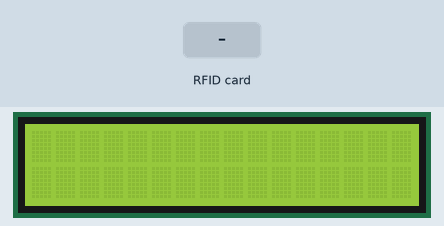
This sketch was run on a simulated Arduino Uno, built with avr-gcc and run on an emulated ATmega328P. Parts: 16×2 character LCD. The test bench sets the inputs (shaded band). What the sketch prints to the serial monitor is not drawn.

Above: at 1.3 s.
1.4 s: RFID card 5E 7A 19 C4 held to the reader
At 2.8 s:
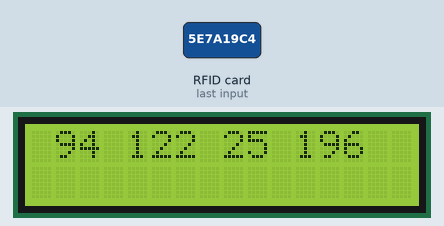
Timing chart, 0 to 4.4 s (numbered marks = the images above; inputs shaded):
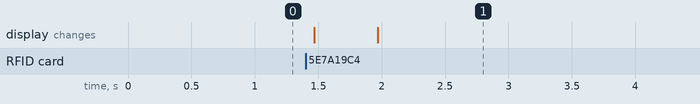

The sketch:

arduino_RFID_LCD.ino
```cpp
// (licence header left out)
//  The circuit:
// * LCD RS pin to digital pin 12
// * LCD Enable pin to digital pin 11
// * LCD D4 pin to digital pin 5
// * LCD D5 pin to digital pin 4
// * LCD D6 pin to digital pin 3
// * LCD D7 pin to digital pin 2
// * LCD R/W pin to ground
// * 10K resistor:
// * ends to +5V and ground
// * wiper to LCD VO pin (pin 3)

#include <SPI.h>
#include <MFRC522.h>
#include <LiquidCrystal.h>


#define SS_PIN 10
#define RST_PIN 9

MFRC522 rfid(SS_PIN, RST_PIN); // Instance of the class

MFRC522::MIFARE_Key key;

// Init array that will store new NUID
byte nuidPICC[4];

// initialize the library by associating any needed LCD interface pin
// with the arduino pin number it is connected to
const int rs = 12, en = 11, d4 = 5, d5 = 4, d6 = 3, d7 = 2;
LiquidCrystal lcd(rs, en, d4, d5, d6, d7);

void setup() {
  Serial.begin(9600);
  SPI.begin(); // Init SPI bus
  rfid.PCD_Init(); // Init MFRC522


  for (byte i = 0; i < 6; i++) {
    key.keyByte[i] = 0xFF;
  }

  Serial.println(F("This code scan the MIFARE Classsic NUID."));
  Serial.print(F("Using the following key:"));
  printHex(key.keyByte, MFRC522::MF_KEY_SIZE);
   // set up the LCD's number of columns and rows:
  lcd.begin(16, 2);
  // Print a message to the LCD.
 // lcd.print("hello World");
}

void loop() {

  // Look for new cards
  if ( ! rfid.PICC_IsNewCardPresent())
    return;

  // Verify if the NUID has been readed
  if ( ! rfid.PICC_ReadCardSerial())
    return;

  Serial.print(F("PICC type: "));
  MFRC522::PICC_Type piccType = rfid.PICC_GetType(rfid.uid.sak);
  Serial.println(rfid.PICC_GetTypeName(piccType));

  // Check is the PICC of Classic MIFARE type
  if (piccType != MFRC522::PICC_TYPE_MIFARE_MINI &&
    piccType != MFRC522::PICC_TYPE_MIFARE_1K &&
    piccType != MFRC522::PICC_TYPE_MIFARE_4K) {
    Serial.println(F("Your tag is not of type MIFARE Classic."));
    return;
  }

  if (rfid.uid.uidByte[0] != nuidPICC[0] ||
    rfid.uid.uidByte[1] != nuidPICC[1] ||
    rfid.uid.uidByte[2] != nuidPICC[2] ||
    rfid.uid.uidByte[3] != nuidPICC[3] ) {
    Serial.println(F("A new card has been detected."));

    // Store NUID into nuidPICC array
    for (byte i = 0; i < 4; i++) {
      nuidPICC[i] = rfid.uid.uidByte[i];
    }

    Serial.println(F("The NUID tag is:"));
    Serial.print(F("In hex: "));
    printHex(rfid.uid.uidByte, rfid.uid.size);
    Serial.println();
    Serial.print(F("In dec: "));
    printDec(rfid.uid.uidByte, rfid.uid.size);
    Serial.println();
  }
  else Serial.println(F("Card read previously."));

  // Halt PICC
  rfid.PICC_HaltA();

  // Stop encryption on PCD
  rfid.PCD_StopCrypto1();
}


/**
 * Helper routine to dump a byte array as hex values to Serial.
 */
void printHex(byte *buffer, byte bufferSize) {
  for (byte i = 0; i < bufferSize; i++) {
    Serial.print(buffer[i] < 0x10 ? " 0" : " ");
    Serial.print(buffer[i], HEX);
  }
}

/**
 * Helper routine to dump a byte array as dec values to Serial.
 */
void printDec(byte *buffer, byte bufferSize) {
  lcd.noDisplay();
  for (byte i = 0; i < bufferSize; i++) {
    Serial.print(buffer[i] < 0x10 ? " 0" : " ");
    Serial.print(buffer[i], DEC);
    lcd.print(buffer[i] < 0x10 ? " 0" : " ");
    lcd.print(buffer[i], DEC);
  }


 // Turn off the display:
  lcd.noDisplay();
  delay(500);
  // Turn on the display:
  lcd.display();
  delay(500);

}
```
